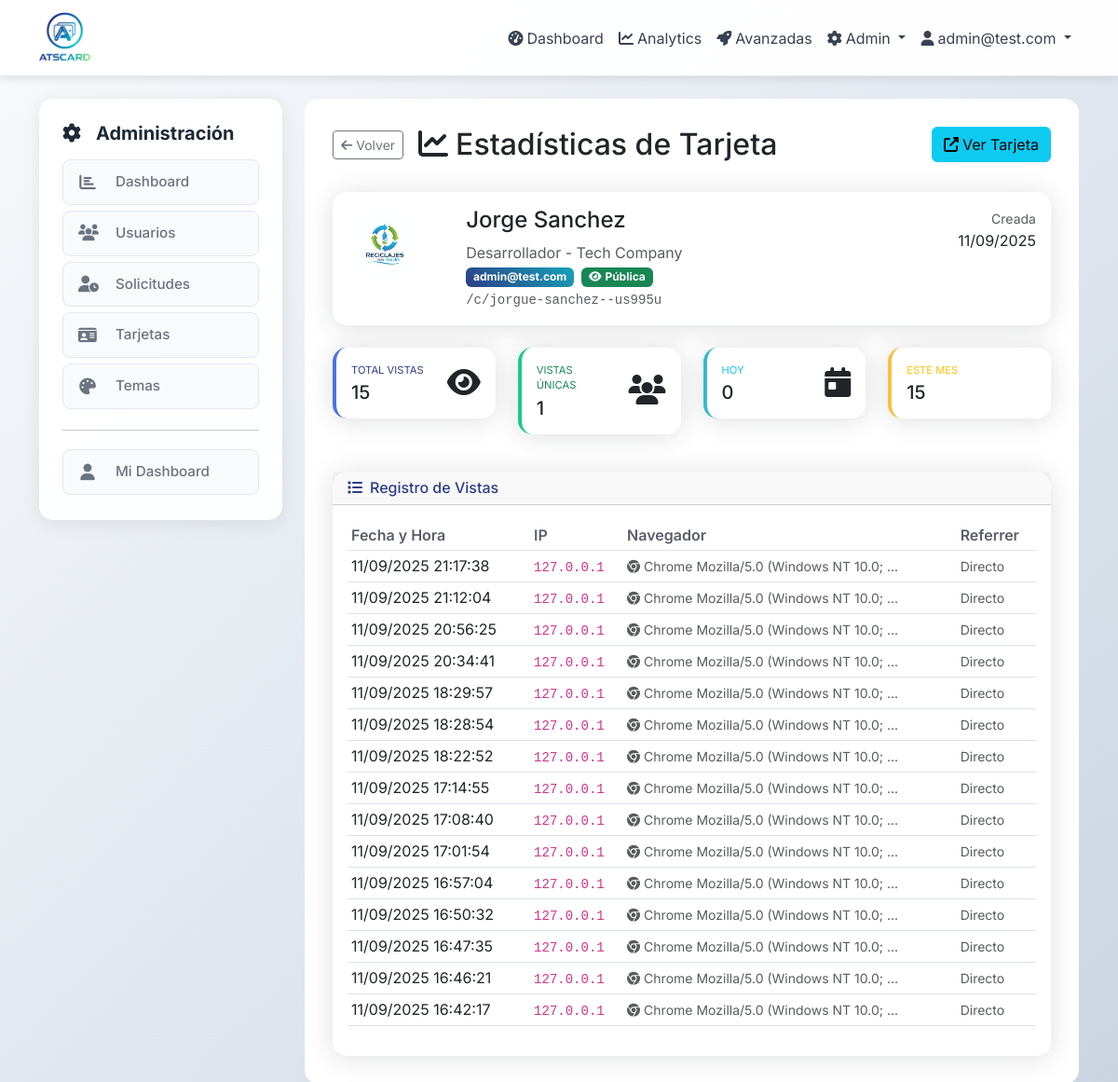
/admin/cards/11/views (signed in), run on an earlier commit of the app's database.
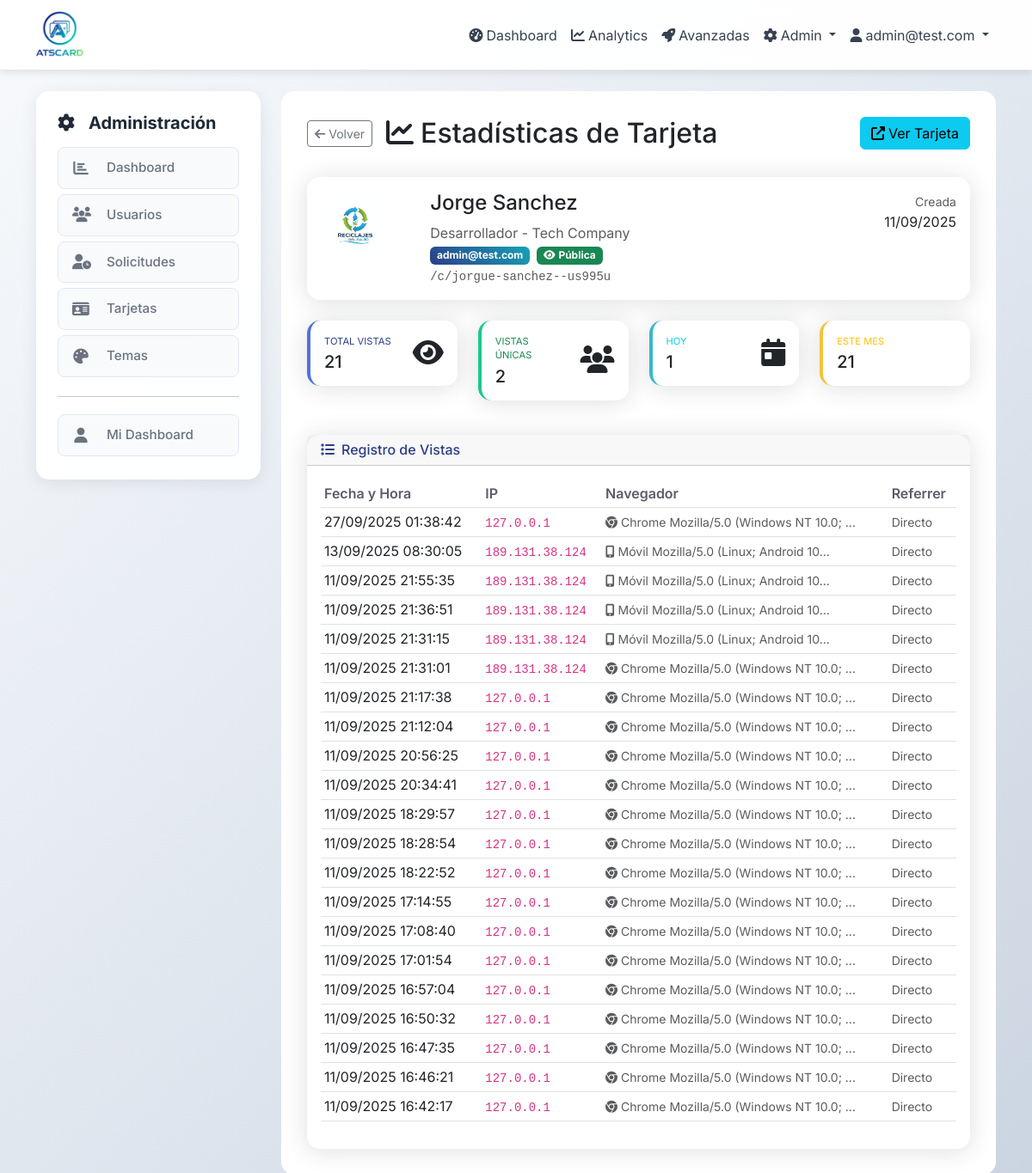
And on a later commit of the database.
### app/models.py (models this page shows, shortened)
class CardView(db.Model):
    id = db.Column(db.Integer, primary_key=True)
    card_id = db.Column(db.Integer, db.ForeignKey('card.id'), nullable=False)
    ip_address = db.Column(db.String(45))  # IPv4 or IPv6
    user_agent = db.Column(db.String(500))
    referrer = db.Column(db.String(500))
    device_type = db.Column(db.String(20))  # mobile, tablet, desktop
    browser = db.Column(db.String(50))  # Chrome, Firefox, Safari, etc.
    platform = db.Column(db.String(50))  # windows, macos, linux, android, ios
    country = db.Column(db.String(100))  # User's country
    city = db.Column(db.String(100))  # User's city
    session_id = db.Column(db.String(100))  # Session tracking
    viewed_at = db.Column(db.DateTime, default=now_utc_for_db, index=True)
    card = db.relationship('Card', backref=db.backref('views', lazy='dynamic', cascade='all, delete-orphan'))

### app/admin/routes.py (the view)
@bp.route('/cards/<int:id>/views')
@login_required
@admin_required
def card_views(id):
    card = Card.query.get_or_404(id)
    page = request.args.get('page', 1, type=int)
    views = card.views.order_by(CardView.viewed_at.desc()).paginate(
        page=page, per_page=50, error_out=False
    )
    stats = {
        'total_views': card.get_total_views(),
        'unique_views': card.get_unique_views(),
        'views_today': card.get_views_today(),
        'views_this_month': card.get_views_this_month()
    }
    return render_template('admin/card_views.html', card=card, views=views, stats=stats)

### app/models.py (called while the page is built)
    def is_admin(self):
        return self.role == 'admin'

    def get_public_url(self):
        return f"/c/{self.slug}"

    def get_total_views(self):
        return self.views.count()

    def get_unique_views(self):
        from sqlalchemy import func
        return db.session.query(func.count(func.distinct(CardView.ip_address))).filter_by(card_id=self.id).scalar() or 0

    def get_views_today(self):
        start_utc, end_utc = get_date_range_utc(days=1)
        return self.views.filter(
            CardView.viewed_at >= start_utc,
            CardView.viewed_at <= end_utc
        ).count()

    def get_views_this_month(self):
        start_utc, end_utc = get_month_range_utc()
        return self.views.filter(
            CardView.viewed_at >= start_utc,
            CardView.viewed_at <= end_utc
        ).count()

    def get_avatar_path(self):
        if not self.theme:
            return self.avatar_path or self.avatar_square_path
        if self.theme.avatar_shape == 'rectangle':
            return self.avatar_rect_path or self.avatar_square_path or self.avatar_path
        else:
            return self.avatar_square_path or self.avatar_path or self.avatar_rect_path

### app/templates/admin/card_views.html (shortened to what the changed rows need)
{% extends "base.html" %}
{% block content %}
<div class="row">
    <div class="col-md-9">
        <div class="main-content">
            <div class="d-flex justify-content-between align-items-start mb-4">
                <div>
                    <div class="d-flex align-items-center mb-2">
                        <h2 class="mb-0">
                            <i class="fas fa-chart-line me-2"></i>Estadísticas de Tarjeta
                        </h2>
                    </div>
                </div>
            </div>
            <div class="row mb-4">
                <div class="col-lg-3 col-md-6 mb-3">
                    <div class="card border-left-primary">
                        <div class="card-body">
                            <div class="row no-gutters align-items-center">
                                <div class="col mr-2">
                                    <div class="text-xs font-weight-bold text-primary text-uppercase mb-1">
                                        Total Vistas
                                    </div>
                                    <div class="h5 mb-0 font-weight-bold text-gray-800">
                                        {{ stats.total_views }}
                                    </div>
                                </div>
                            </div>
                        </div>
                    </div>
                </div>
                <div class="col-lg-3 col-md-6 mb-3">
                    <div class="card border-left-success">
                        <div class="card-body">
                            <div class="row no-gutters align-items-center">
                                <div class="col mr-2">
                                    <div class="text-xs font-weight-bold text-success text-uppercase mb-1">
                                        Vistas Únicas
                                    </div>
                                    <div class="h5 mb-0 font-weight-bold text-gray-800">
                                        {{ stats.unique_views }}
                                    </div>
                                </div>
                            </div>
                        </div>
                    </div>
                </div>
                <div class="col-lg-3 col-md-6 mb-3">
                    <div class="card border-left-info">
                        <div class="card-body">
                            <div class="row no-gutters align-items-center">
                                <div class="col mr-2">
                                    <div class="text-xs font-weight-bold text-info text-uppercase mb-1">
                                        Hoy
                                    </div>
                                    <div class="h5 mb-0 font-weight-bold text-gray-800">
                                        {{ stats.views_today }}
                                    </div>
                                </div>
                            </div>
                        </div>
                    </div>
                </div>
                <div class="col-lg-3 col-md-6 mb-3">
                    <div class="card border-left-warning">
                        <div class="card-body">
                            <div class="row no-gutters align-items-center">
                                <div class="col mr-2">
                                    <div class="text-xs font-weight-bold text-warning text-uppercase mb-1">
                                        Este Mes
                                    </div>
                                    <div class="h5 mb-0 font-weight-bold text-gray-800">
                                        {{ stats.views_this_month }}
                                    </div>
                                </div>
                            </div>
                        </div>
                    </div>
                </div>
            </div>
            <div class="card">
                <div class="card-body">
                    {% if views.items %}
                        <div class="table-responsive">
                            <table class="table table-sm">
                                <thead>
                                    <tr>
                                        <th>Fecha y Hora</th>
                                        <th>IP</th>
                                        <th>Navegador</th>
                                        <th>Referrer</th>
                                    </tr>
                                </thead>
                                <tbody>
                                    {% for view in views.items %}
                                    <tr>
                                        <td>
                                            {{ view.viewed_at|local_datetime('%d/%m/%Y %H:%M:%S') }}
                                        </td>
                                        <td>
                                            <code>{{ view.ip_address or 'N/A' }}</code>
                                        </td>
                                        <td>
                                            <small class="text-muted" title="{{ view.user_agent }}">
                                                {% if view.user_agent %}
                                                    {% if 'Mobile' in view.user_agent %}
                                                        <i class="fas fa-mobile-alt me-1"></i>Móvil
                                                    {% elif 'Chrome' in view.user_agent %}
                                                        <i class="fab fa-chrome me-1"></i>Chrome
                                                    {% elif 'Firefox' in view.user_agent %}
                                                        <i class="fab fa-firefox me-1"></i>Firefox
                                                    {% elif 'Safari' in view.user_agent %}
                                                        <i class="fab fa-safari me-1"></i>Safari
                                                    {% elif 'Edge' in view.user_agent %}
                                                        <i class="fab fa-edge me-1"></i>Edge
                                                    {% else %}
                                                        <i class="fas fa-globe me-1"></i>Otro
                                                    {% endif %}
                                                    {{ view.user_agent[:30] }}{% if view.user_agent|length > 30 %}...{% endif %}
                                                {% else %}
                                                    N/A
                                                {% endif %}
                                            </small>
                                        </td>
                                        <td>
                                            <small class="text-muted">
                                                {% if view.referrer %}
                                                    {{ view.referrer[:50] }}{% if view.referrer|length > 50 %}...{% endif %}
                                                {% else %}
                                                    Directo
                                                {% endif %}
                                            </small>
                                        </td>
                                    </tr>
                                    {% endfor %}
                                </tbody>
                            </table>
                        </div>
                    {% else %}
                        <div class="text-center py-4">
                            <i class="fas fa-chart-line fa-3x text-muted mb-3"></i>
                            <h6>Sin vistas registradas</h6>
                            <p class="text-muted mb-0">Esta tarjeta aún no ha sido vista por nadie.</p>
                        </div>
                    {% endif %}
                </div>
            </div>
        </div>
    </div>
</div>
{% endblock %}

What changed in the data, as far as the page shows it:
added CardView: viewed_at|local_datetime "27/09/2025 01:38:42", ip_address "127.0.0.1", shows "Chrome", user_agent "Mozilla/5.0 (Windows NT 10.0;", shows "Directo"
added CardView: viewed_at|local_datetime "13/09/2025 08:30:05", ip_address "189.131.38.124", shows "Móvil", user_agent "Mozilla/5.0 (Linux; Android 10", shows "Directo"
added CardView: viewed_at|local_datetime "11/09/2025 21:55:35", ip_address "189.131.38.124", shows "Móvil", user_agent "Mozilla/5.0 (Linux; Android 10", shows "Directo"
added CardView: viewed_at|local_datetime "11/09/2025 21:36:51", ip_address "189.131.38.124", shows "Móvil", user_agent "Mozilla/5.0 (Linux; Android 10", shows "Directo"
added CardView: viewed_at|local_datetime "11/09/2025 21:31:15", ip_address "189.131.38.124", shows "Móvil", user_agent "Mozilla/5.0 (Linux; Android 10", shows "Directo"
added CardView: viewed_at|local_datetime "11/09/2025 21:31:01", ip_address "189.131.38.124", shows "Chrome", user_agent "Mozilla/5.0 (Windows NT 10.0;", shows "Directo"
Also different on the page:
{{ stats.total_views }}: "15" → "21"
{{ stats.unique_views }}: "1" → "2"
{{ stats.views_today }}: "0" → "1"
{{ stats.views_this_month }}: "15" → "21"
